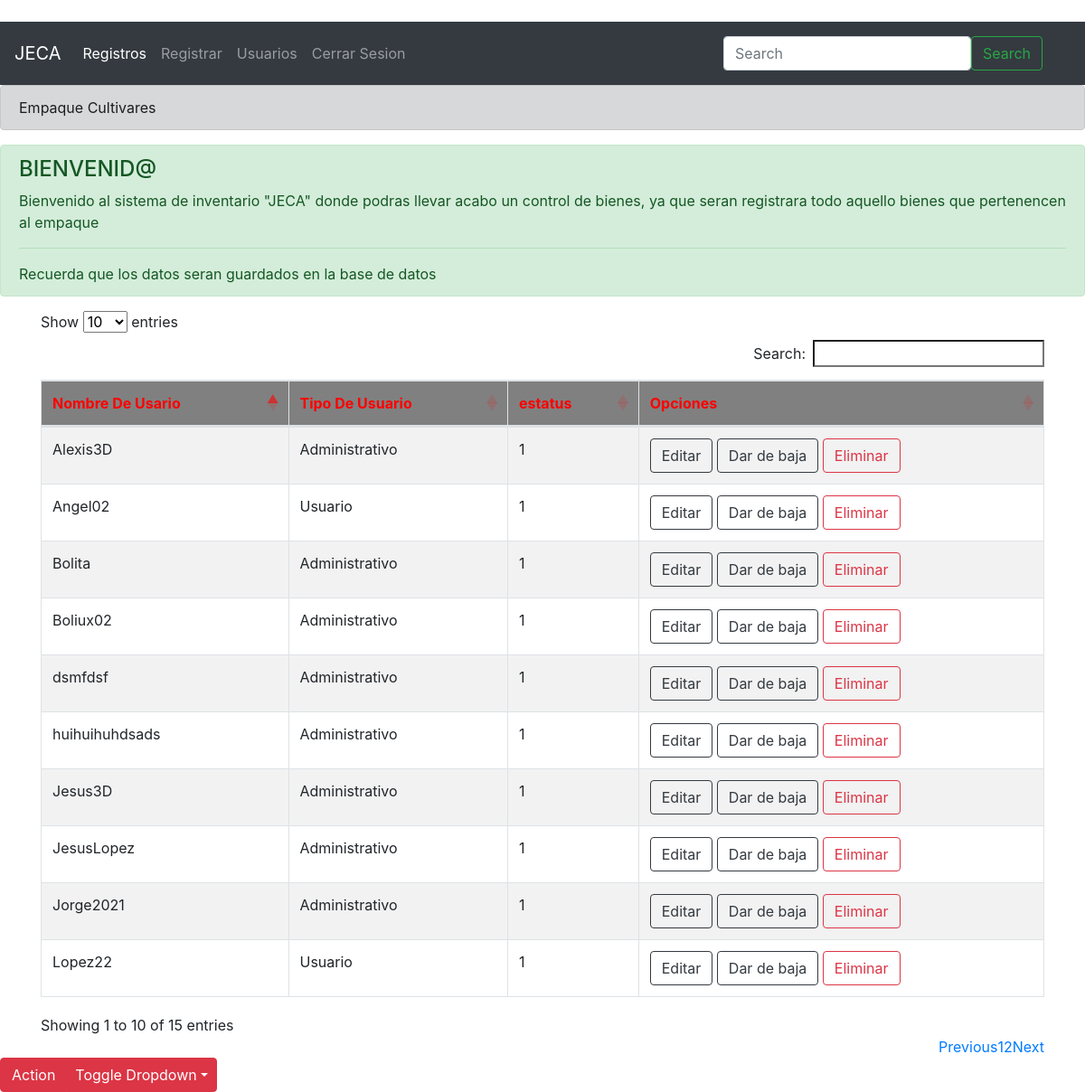
The page /pagina/PAGINAWEB/lista_usuario.php on the database its author committed.
### tables this page shows
CREATE TABLE `usuario` (
  `idusuario` int(11) NOT NULL,
  `nombre_usuario` varchar(30) NOT NULL,
  `contraseña` varchar(20) NOT NULL,
  `fktipo_usuario` int(11) NOT NULL,
  `estatus` varchar(1) NOT NULL DEFAULT '1'
);

CREATE TABLE `tipo_usuario` (
  `idtipo_usuario` int(11) NOT NULL,
  `t_usuario` varchar(100) NOT NULL,
  `estatus` varchar(1) NOT NULL DEFAULT '1'
);

### pagina/PAGINAWEB/Clases/clase_usuario.php (called while the page is built, shortened)
<?php
class Usuario{
    function __construct(){
        require_once("conexion.php");
        $this->conexion=new Conexion();
    }
	function mostrar(){
		$consulta="SELECT * FROM usuario u INNER JOIN tipo_usuario tp ON u.fktipo_usuario=tp.idtipo_usuario ORDER BY nombre_usuario ASC";
		$resultado=$this->conexion->returnConsulta($consulta);
		return $resultado;
	}
}
?>

### pagina/PAGINAWEB/conexion.php (called while the page is built, shortened)
<?php
class conexion extends mysqli {
	function returnConsulta($consulta){
		$datos=$this->query($consulta);
		return $datos;
	}
}
?>

### pagina/PAGINAWEB/lista_usuario.php (the view, shortened to what this page needs)
<?php
require_once("Clases/clase_usuario.php");
$usuario=new Usuario();
$registros=$usuario->mostrar();
 ?>
 <!DOCTYPE html>
 <html>
 <head>
 	<link rel="stylesheet" type="text/css" href="https://cdn.datatables.net/1.10.25/css/dataTables.bootstrap4.min.css">
 	<link rel="stylesheet" type="text/css" href="https://cdnjs.cloudflare.com/ajax/libs/twitter-bootstrap/4.5.2/css/bootstrap.css">
 </head>
 <body>
<br><nav class="navbar navbar-expand-lg navbar-dark bg-dark">
      <a class="navbar-brand" href="index.php">JECA</a>
      <div class="collapse navbar-collapse" id="navbarSupportedContent">
        <ul class="navbar-nav mr-auto">
          <li class="nav-item active">
            <a class="nav-link" href="lista_registro.php">Registros <span class="sr-only"></span></a>
          </li>
          <li class="nav-item">
            <a class="nav-link" href="lista_registrar.php">Registrar</a>
          </li>
          <li class="nav-item">
            <a class="nav-link" href="lista_usuario.php">Usuarios</a>
          </li>
          <li class="nav-item">
            <a class="nav-link" href="cerrar_sesion.php" tabindex="-1" aria-disabled="true">Cerrar Sesion</a>
          </li>
        </ul>
      </div>
      <nav class="navbar navbar-light">
    <div class="container-fluid">
    <form class="d-flex">
      <input class="form-control me-2" type="search" placeholder="Search" aria-label="Search">
      <button class="btn btn-outline-success" type="submit">Search</button>
    </form>
  </div>
</nav>
    </nav>
    <div class="alert alert-dark" role="alert">
Empaque Cultivares
</div>
<div class="alert alert-success" role="alert">
  <h4 class="alert-heading">BIENVENID@ <?php echo $_SESSION["nombre_usuario"]; ?></h4>
  <p>Bienvenido al sistema de inventario "JECA" donde podras llevar acabo un control de bienes, ya que seran registrara todo aquello bienes que pertenencen al empaque</p>
  <hr>
  <p class="mb-0">Recuerda que los datos seran guardados en la base de datos</p>
</div>
 	<div class="container">
 		<table id="example" class="table table-striped table-bordered" style="width:100%">
 			<thead>
 				<th>Nombre De Usario</th>
 				<th>Tipo De Usuario</th>
 				<th>estatus</th>
 				<th>Opciones</th>
 			</thead>
 			<tbody>
 				<?php
 					while($fila=mysqli_fetch_array($registros)){
 				 ?>
 				<tr>
 					<td><?=$fila["nombre_usuario"]?></td>
 					<td><?=$fila["t_usuario"]?></td>
 					<td><?=$fila["estatus"]?></td>
 					<td>
 						<a href="editar_usuario.php?idusuario=<?=$fila['idusuario']?>"><button class="btn btn-outline-dark">Editar</button></a>
 						<a href="baja_equipo.php?idusuario=<?=$fila['idusuario']?>"><button class="btn btn-outline-dark">Dar de baja</button></a>
 						<a href="eliminar_equipo.php?idusuario=<?=$fila['idusuario']?>"><button class="btn btn-outline-danger">Eliminar</button></a>
 					</td>
 				</tr>
 				<?php
 				}
 				 ?>
 			</tbody>
 		</table>
 	</div>
<div class="btn-group">
  <button type="button" class="btn btn-danger">Action</button>
  <button type="button" class="btn btn-danger dropdown-toggle dropdown-toggle-split" data-bs-toggle="dropdown" aria-expanded="false">
    <span class="visually-hidden">Toggle Dropdown</span>
  </button>
</div>
 </body>
 </html>

### pagina/PAGINAWEB/lista_usuario.php (style rules this page uses)
thead { color: red; }
th { background-color: grey; }

### rows shown on the page
usuario: nombre_usuario "Alexis3D", fktipo_usuario.t_usuario "Administrativo", fktipo_usuario.estatus "1"
usuario: nombre_usuario "Angel02", fktipo_usuario.t_usuario "Usuario", fktipo_usuario.estatus "1"
usuario: nombre_usuario "Bolita", fktipo_usuario.t_usuario "Administrativo", fktipo_usuario.estatus "1"
usuario: nombre_usuario "Boliux02", fktipo_usuario.t_usuario "Administrativo", fktipo_usuario.estatus "1"
usuario: nombre_usuario "dsmfdsf", fktipo_usuario.t_usuario "Administrativo", fktipo_usuario.estatus "1"
usuario: nombre_usuario "huihuihuhdsads", fktipo_usuario.t_usuario "Administrativo", fktipo_usuario.estatus "1"
usuario: nombre_usuario "Jesus3D", fktipo_usuario.t_usuario "Administrativo", fktipo_usuario.estatus "1"
usuario: nombre_usuario "JesusLopez", fktipo_usuario.t_usuario "Administrativo", fktipo_usuario.estatus "1"
usuario: nombre_usuario "Jorge2021", fktipo_usuario.t_usuario "Administrativo", fktipo_usuario.estatus "1"
usuario: nombre_usuario "Lopez22", fktipo_usuario.t_usuario "Usuario", fktipo_usuario.estatus "1"
